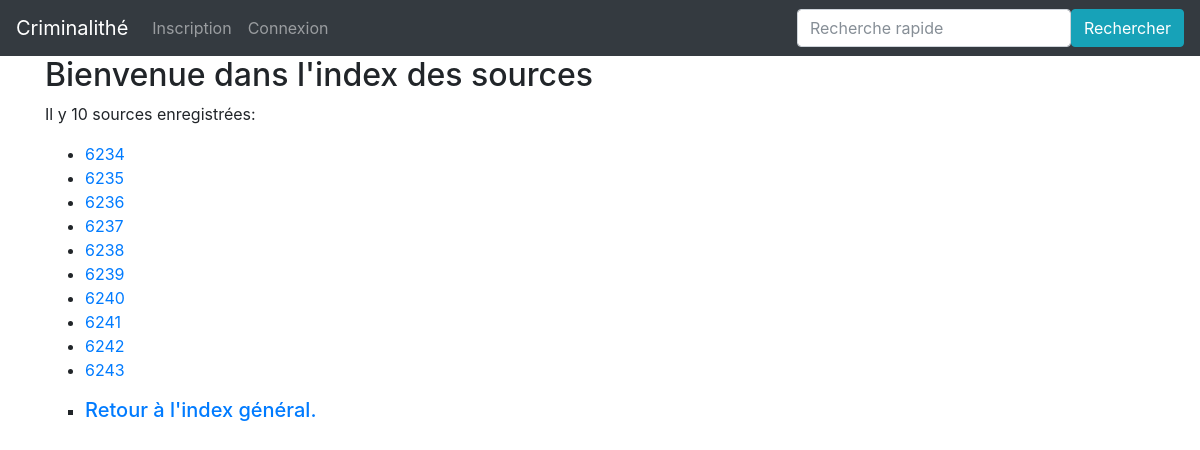
/Index/sources/, run on the app's committed database.
### app/modeles/donnees.py (models this page shows)
class Source(db.Model):
    source_id = db.Column(db.Integer, primary_key=True, unique=True, nullable=False, autoincrement=True)
    source_date = db.Column(db.Integer)
    authorships = db.relationship("Authorship", back_populates="source")

### app/routes/__init__.py (the view)
@app.route("/Index/sources/")
def index_sources():
    sources = Source.query.all()
    return render_template("pages/Index_sources.html", sources=sources)

### app/templates/pages/Index_sources.html (shortened to what this page needs)
{% extends "conteneur.html" %}
{% block corps %}
    <h2> Bienvenue dans l'index des sources</h2>
<p>
    Il y {{sources|length}} sources enregistrées:
        <ul>
            {% for source in sources %}
                <li><a href="{{url_for('source', source_id=source.source_id)}}">{{source.source_id}}</a></li>
            {% endfor %}
        </ul>
<ul type="square">
    <li><h5><a href="{{url_for('index')}}">Retour à l'index général.</a></h5></li>
</ul>
</p>
{% endblock %}

### data on the page
Source: source_id "6234"
Source: source_id "6235"
Source: source_id "6236"
Source: source_id "6237"
Source: source_id "6238"
Source: source_id "6239"
Source: source_id "6240"
Source: source_id "6241"
Source: source_id "6242"
Source: source_id "6243"

### other printed values
{{ sources|length }} "10"
